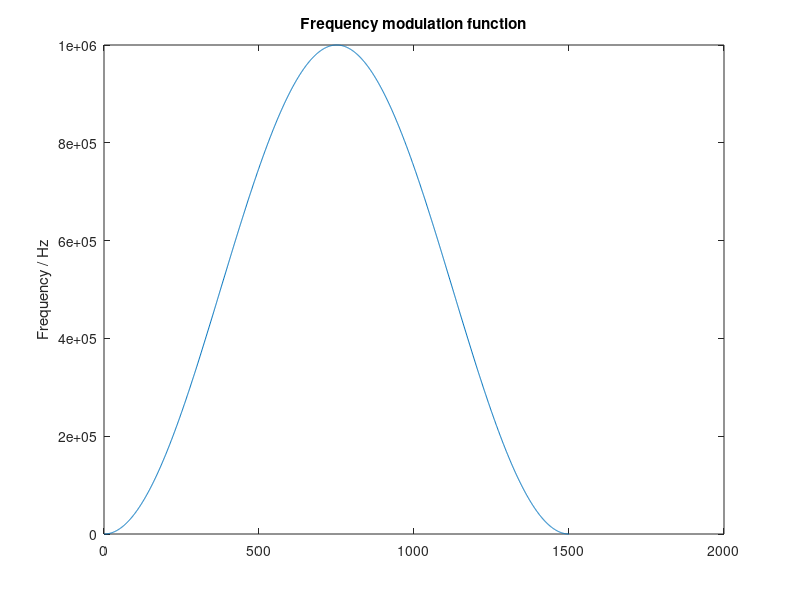

This figure's MATLAB source: (Note: this script raises an error after producing the figure.)
clear all;
close all;
v_max = 100;
carrier = 9.55e9;
series_name = 'hannfm';
plot_title = 'HannFM';
lim = 500;


f_points = 100;
impulse_response = [];
amp = ones(1,13);
phase = [];
B = 1e6;

tau = 15e-6;
fs = 100e6;
N = tau*fs;
n = 0:N-1;
f_signal=B*hann(N)';
fig = figure;
plot(f_signal);
title('Frequency modulation function');
ylabel('Frequency / Hz');
filename = sprintf('../thesis/figures/%s-fmf.png', series_name);
print(fig, '-dpng', '-r300', filename);


[clean_signal signal new_tau] = makesignal(amp, phase, f_signal, impulse_response, tau, fs);
[delay v the_af] = af(signal, clean_signal, new_tau, v_max, f_points, carrier);
t_str = sprintf('%s ( \\tau=%3.3e s, f=%1.2f GHz)      ', plot_title, tau, carrier./1e9);
fig = plotaf(t_str, delay,v,the_af);
xlim([-lim lim]);
filename = sprintf('../thesis/figures/%s-%ius.png', series_name,tau*1e6);
print(fig, '-dpng', '-r300', filename);

%lim = 10000;
tau = 50e-6;
fs = 2e7;
N = tau*fs;
n = 0:N-1;
f_signal=B*hann(N)';
[clean_signal signal new_tau] = makesignal(amp, phase, f_signal, impulse_response, tau, fs);
[delay v the_af] = af(signal, clean_signal, new_tau, v_max, f_points, carrier);
t_str = sprintf('%s ( \\tau=%3.3e s, f=%1.2f GHz)      ', plot_title, tau, carrier./1e9);
fig = plotaf(t_str, delay,v,the_af);
xlim([-lim lim]);
filename = sprintf('../thesis/figures/%s-%ius.png', series_name,tau*1e6);
print(fig, '-dpng', '-r300', filename);

tau = 100e-6;
fs = 2e7;
N = tau*fs;
n = 0:N-1;
f_signal=B*hann(N)';
[clean_signal signal new_tau] = makesignal(amp, phase, f_signal, impulse_response, tau, fs);
[delay v the_af] = af(signal, clean_signal, new_tau, v_max, f_points, carrier);
t_str = sprintf('%s ( \\tau=%3.3e s, f=%1.2f GHz)      ', plot_title, tau, carrier./1e9);
fig = plotaf(t_str, delay,v,the_af);
xlim([-lim lim]);
filename = sprintf('../thesis/figures/%s-%ius.png', series_name,tau*1e6);
print(fig,'-dpng', '-r300', filename);

tau = 200e-6;
fs = 1e7;
N = tau*fs;
n = 0:N-1;
f_signal=B*hann(N)';
[clean_signal signal new_tau] = makesignal(amp, phase, f_signal, impulse_response, tau, fs);
[delay v the_af] = af(signal, clean_signal, new_tau, v_max, f_points, carrier);
t_str = sprintf('%s ( \\tau=%3.3e s, f=%1.2f GHz)      ', plot_title, tau, carrier./1e9);
fig = plotaf(t_str, delay,v,the_af);
xlim([-lim lim]);
filename = sprintf('../thesis/figures/%s-%ius.png', series_name,tau*1e6);
print(fig, '-dpng', '-r300', filename);
